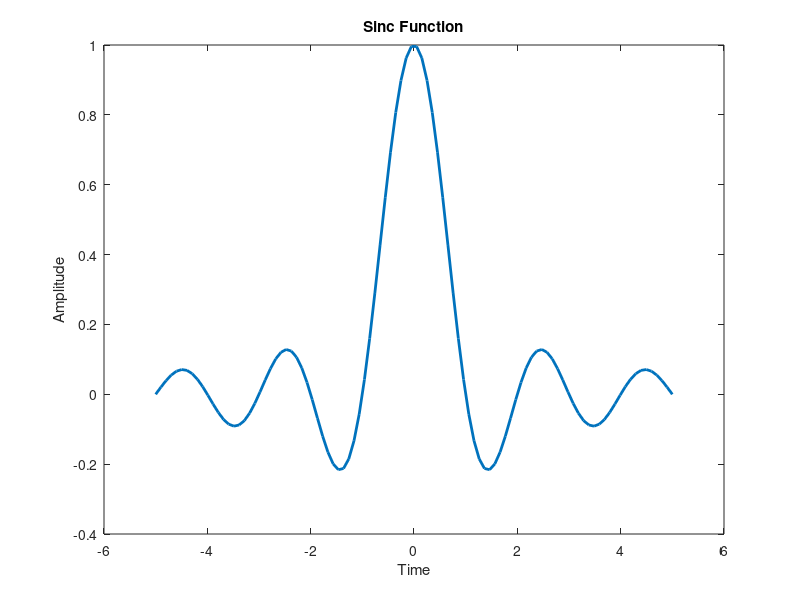

Write MATLAB code to recreate this figure.
clear
x = linspace(-5,5);
y = sinc(x);
plot(x,y,'linewidth',2)
xlabel('Time')
ylabel('Amplitude')
title('Sinc Function')
